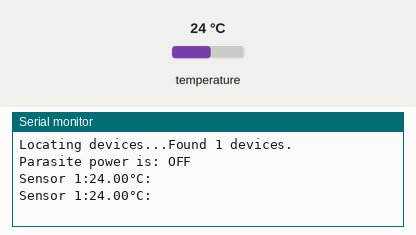
The sketch below on a simulated Arduino Uno, built with avr-gcc and run on an emulated ATmega328P. Shown: the last lines printed to the serial monitor. Inputs (shaded band) come from the test bench; at power-on: temperature 24 °C.

Above: at 3.3 s.
3.4 s: temperature set to 12 °C
At 5.5 s:
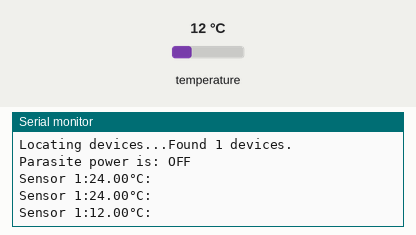
5.9 s: temperature set to 19 °C
At 6.8 s:
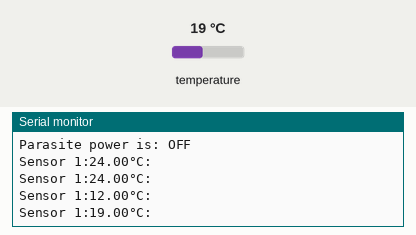
Timing chart, 0 to 8.9 s (numbered marks = the images above; inputs shaded):
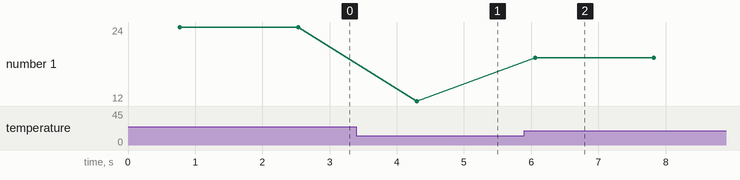

The sketch:

tempArduino.ino
```cpp
#include <OneWire.h>
#include <DallasTemperature.h>

#define ONE_WIRE_BUS 2

OneWire oneWire(ONE_WIRE_BUS);

DallasTemperature sensors(&oneWire);

int deviceCount = 0;
float tempC;

void setup(void)
{
  sensors.begin();  // Start up the library
  Serial.begin(9600);

  Serial.print("Locating devices...");
  Serial.print("Found ");
  deviceCount = sensors.getDeviceCount();
  Serial.print(deviceCount, DEC);
  Serial.println(" devices.");
  Serial.println("");
   Serial.print("Parasite power is: ");
  if (sensors.isParasitePowerMode()) Serial.println("ON");
  else Serial.println("OFF");

}

void loop(void)
{
  sensors.requestTemperatures();

  for (int i = 0;  i < deviceCount;  i++)
  {
    Serial.print("Sensor ");
    Serial.print(i+1);
    Serial.print(":");
    tempC = sensors.getTempCByIndex(i);
    Serial.print(tempC);
    char chr = 97;
    Serial.print("°");
    Serial.print("C");
    Serial.print(":");
  }

  Serial.println("");
  delay(1000);
}
```

Measured:
- after the input at 3.4 s, the serial monitor: prints a new line after 0.90 s (image 1)
- after the input at 5.9 s, the serial monitor: prints a new line after 0.16 s (image 2)
- plotted number 1: 24 → 12 after the input at 3.4 s, 12 → 19 after the input at 5.9 s
